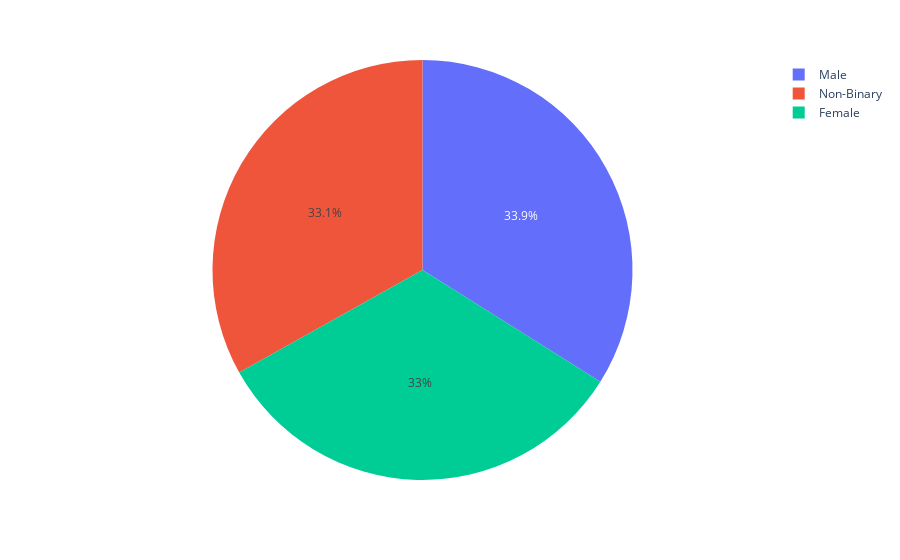

Notebook cell for this chart:
### Code cell
fig2 = px.pie(dataframe2,
              values='engagement_score',
              names='gender',
              )
fig2.show()

### Figure 1 — Plotly figure (JSON) as saved in the notebook; plotly's stock layout.template omitted (floating-point values rounded to 4 significant figures)
{"data": [{"domain": {"x": [0, 1], "y": [0, 1]}, "hovertemplate": "gender=%{label}<br>engagement_score=%{value}<extra></extra>", "labels": ["Female", "Male", "Non-Binary"], "legendgroup": "", "name": "", "showlegend": true, "type": "pie", "values": [3770, 3881, 3789]}], "layout": {"autosize": true, "hiddenlabels": [], "legend": {"tracegroupgap": 0}, "margin": {"t": 60}}}
